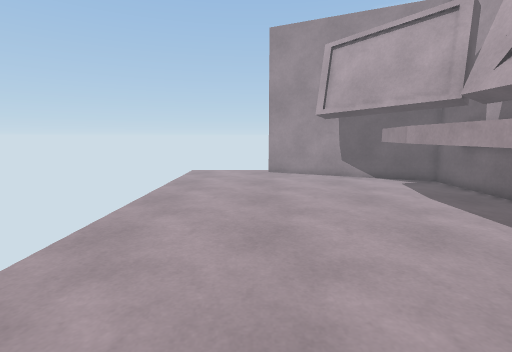
view 1 (above)

12 first-person views from a walk through a scene from a Unity 3-D project. The camera is 1.2 m above the floor, tilts 8° down and sees 85° across. The floor is counted in squares, 0.5 m on a side. Each view is taken from the middle of a square. On the plan, view 1 faces up. The plan holds only what a view shows up to about 18 squares ahead; the rest is blank. The place goes on beyond the plan.

view 2
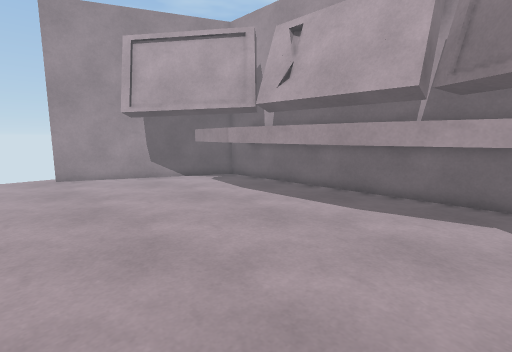

view 3
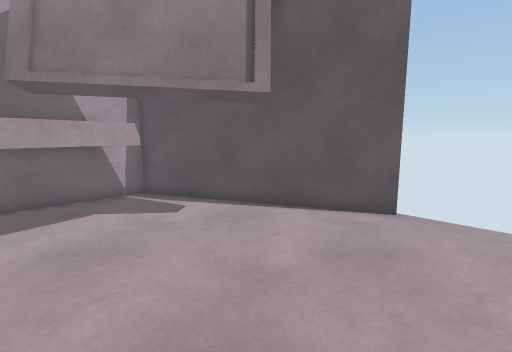

view 4
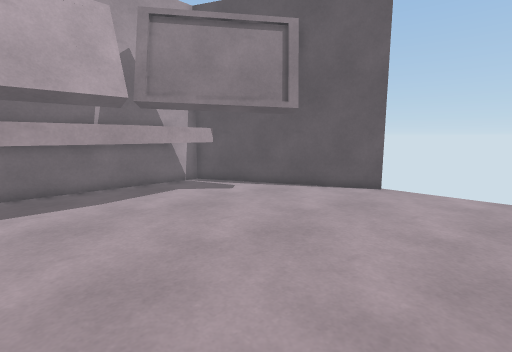

view 5
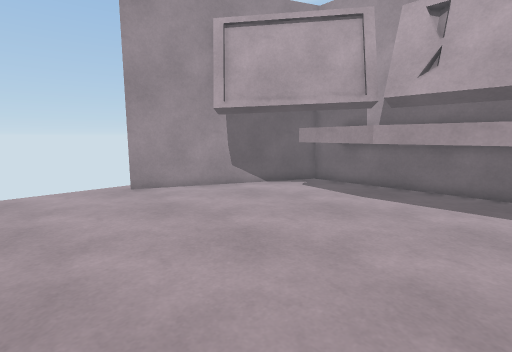

view 6
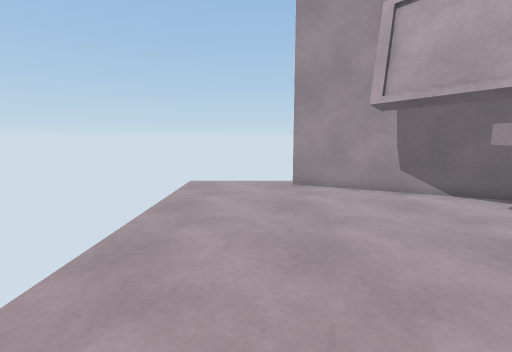

view 7
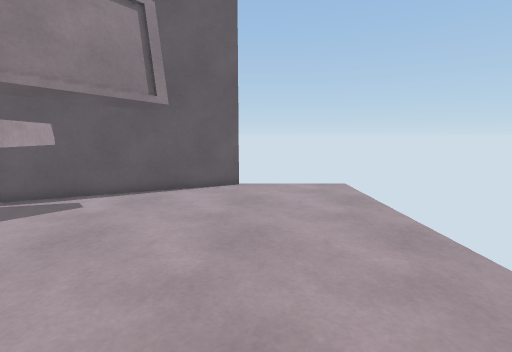

view 8
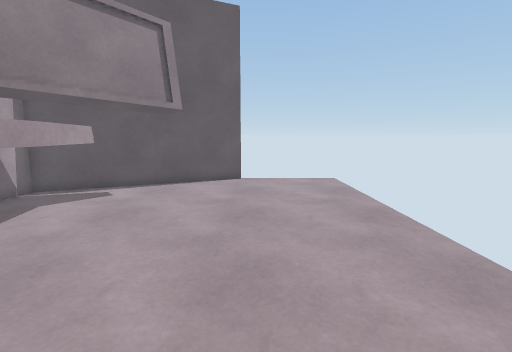

view 9
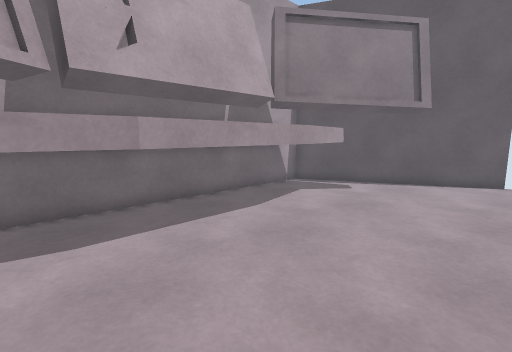

view 10
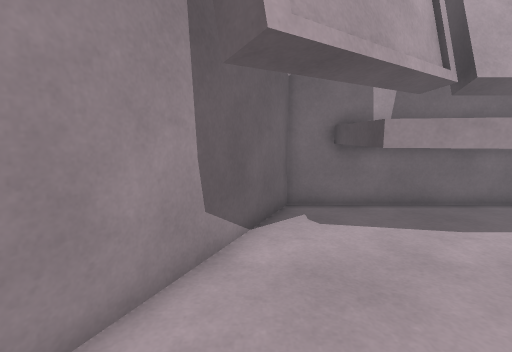

view 11
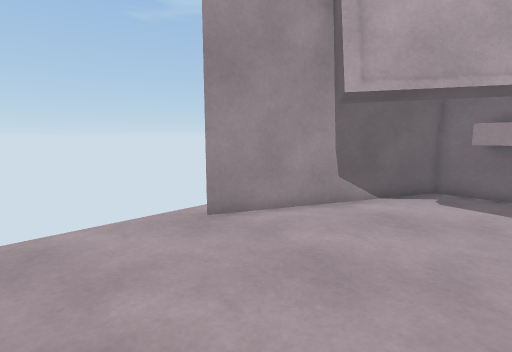

view 12
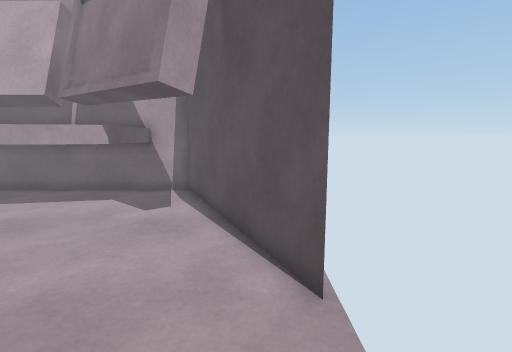

### Floor plan
Key: @ floor where view 1 was taken; # wall or solid block; x gap in a wall; . floor; ^ raised ledge; T thing the floor can be seen under or through.
Columns run from 4 left of view 1 to 10 right of it. Each row starts with its distance up from view 1.
 19 .....##
 18 ......###
 17 ........###
 16 ..........####
 15 .............##
 14 ..............#
 13 ..........##^^#
 12 ..........^   #
 11 ..........^   #
 10 .........^^   #
  9 .........^    #
  8 .........^    #
  7 .........^    #
  6 .........^    #
  5 .........^    #
  4 .........^^   #
  3 ..........^   #
  2 ..........^   #
  1 ..........TT^^#
  0 ....@.........#
 -1 .............##
 -2 ..........####
 -3 ........###
 -4 ......###
 -5 .....x#

Positions as (right, up) in squares from view 1, and headings:
1: (0, 0), facing up
2: (-2, 1), facing up-right
3: (-2, 4), facing down-right
4: (-4, 8), facing down-right
5: (-4, 6), facing up-right
6: (-1, 5), facing up
7: (0, 9), facing down
8: (0, 11), facing down
9: (0, 12), facing down-right
10: (0, 16), facing right
11: (-4, 12), facing up-right
12: (-3, -4), facing right
